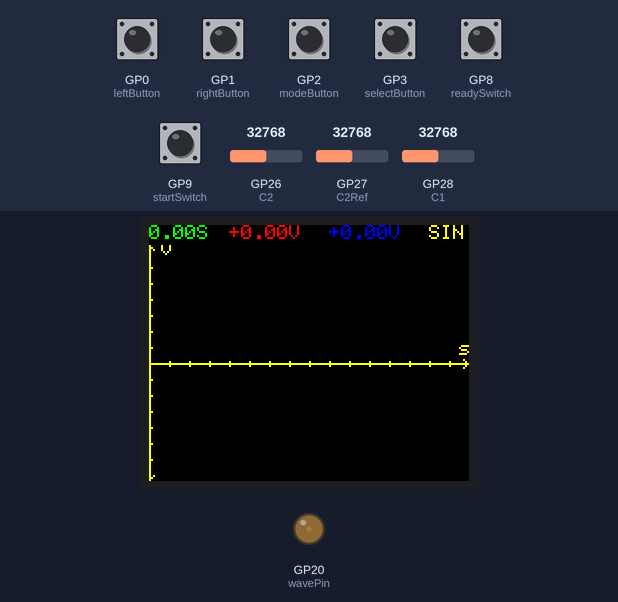
The program below on a simulated Raspberry Pi Pico running MicroPython. On the bench: 160×128 colour display, output pins drawn as LEDs (lit = HIGH). Inputs (shaded band) come from the test bench; at power-on: GP0 (leftButton), GP1 (rightButton), GP2 (modeButton), GP3 (selectButton), GP8 (readySwitch), GP9 (startSwitch) HIGH, GP26 (C2) = 32768, GP27 (C2Ref) = 32768, GP28 (C1) = 32768 (analog values on the 0–65535 scale). Library files of the repository ran but are not shown: ST7735.py, sysfont.py; pins used as bus, display or sensor lines are not drawn.

Above: at 1.2 s.
1.3 s: GP0 (leftButton) pulled LOW for 0.15 s
At 1.85 s:
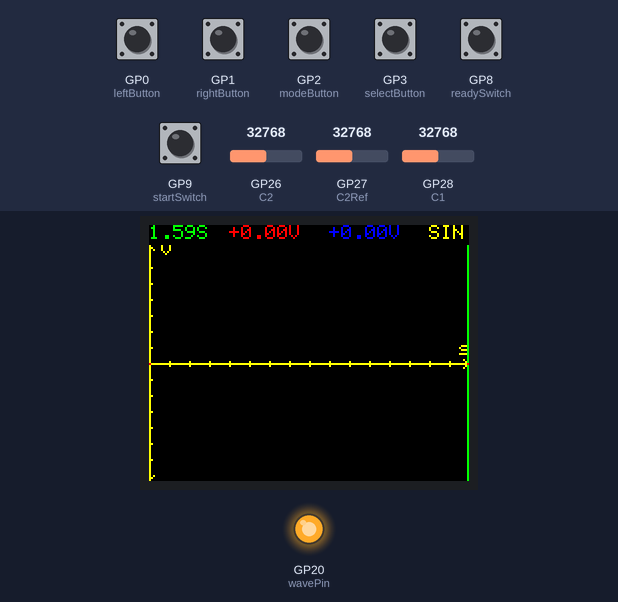
2.0 s: GP1 (rightButton) pulled LOW for 0.15 s
At 2.45 s:
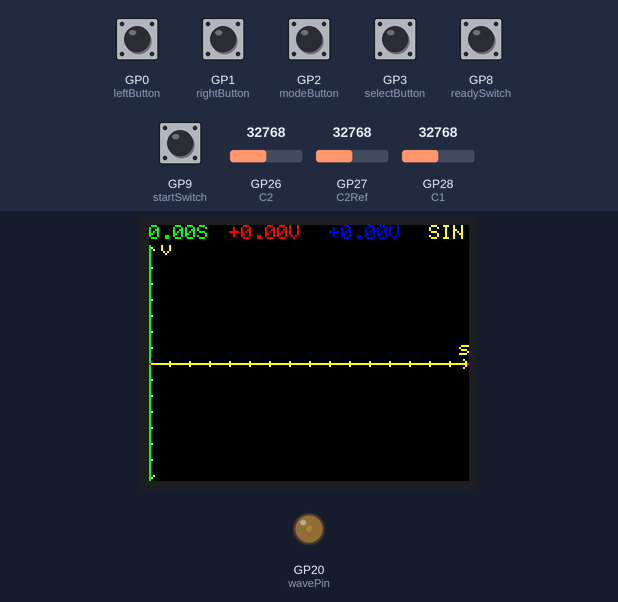
2.7 s: GP1 (rightButton) pulled LOW for 1 s
At 3.11 s:
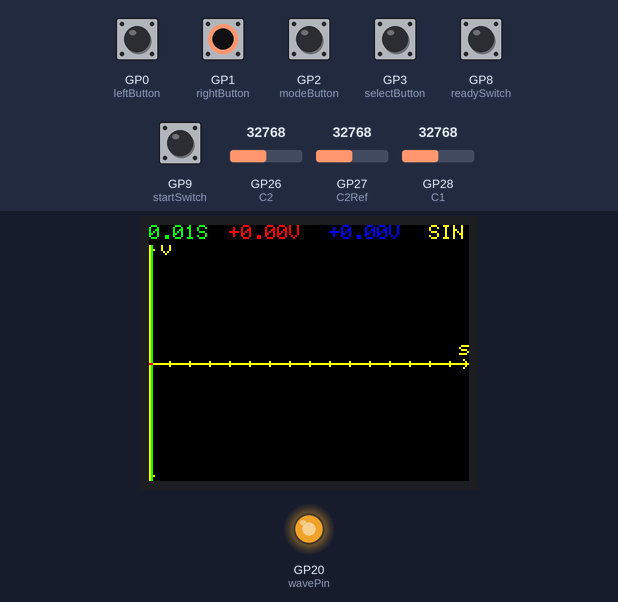
4.3 s: GP0 (leftButton) pulled LOW for 1 s
At 6.01 s:
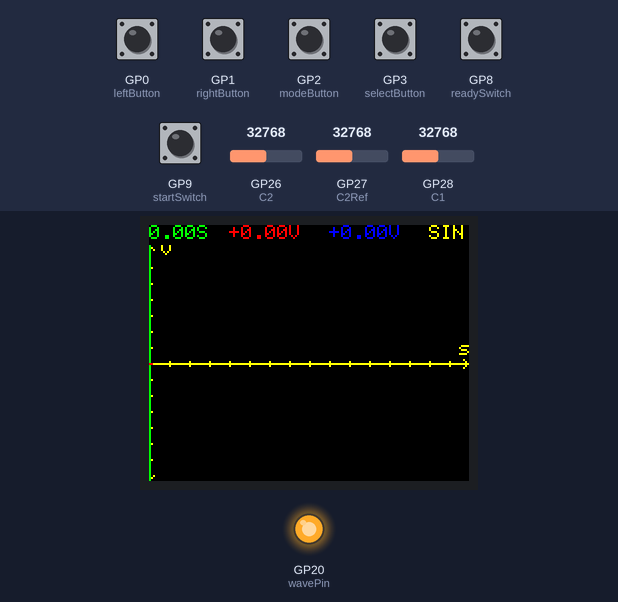
Timing chart, 0 to 6.9 s (numbered marks = the images above; inputs shaded):
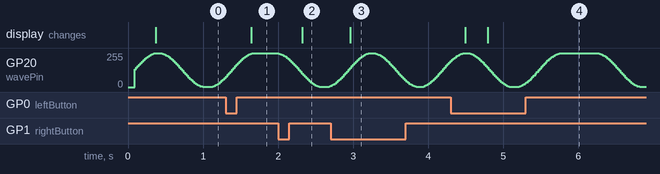

The program:

main.py
```python
from machine import Timer, Pin, PWM, ADC, SPI
import time
import data
from ST7735 import TFT
from sysfont import sysfont

def startTimers():
    global dacTimer, measurementTimer, plottingTimer
    dacTimer = Timer(mode=Timer.PERIODIC, period=1, callback=dacHandler)
    measurementTimer = Timer(mode=Timer.PERIODIC, period=10, callback=measurementHandler)
    plottingTimer = Timer(mode=Timer.PERIODIC, period=10, callback=plottingHandler)

def stopTimers():
    global dacTimer, measurementTimer, plottingTimer
    dacTimer.deinit()
    measurementTimer.deinit()
    plottingTimer.deinit()

def dacHandler(timer):
    global dacStep, waveDAC
    if(mode[modeIndex] == "SIN" or mode[modeIndex] == "PWR" or mode[modeIndex] == "PHS"):
        waveDAC.duty_u16(int(sine[dacStep]))
    elif(mode[modeIndex] == "SQR"):
        if (dacStep < 500):
            waveDAC.duty_u16(65535)
        else:
            waveDAC.duty_u16(32768)
    if (dacStep != 999):
        dacStep += 1
    else:
        dacStep = 0

def measurementHandler(timer):
    global cursorPos, voltageDataC1, voltageDataC2, yValsC1, yValsC2, ADCDataC1, ADCDataC2, tft, measuring, currentArrayIndex
    valSumC1 = 0
    valSumC2 = 0
    for y in range(100):
        valSumC1 += C1.read_u16() - C1Ref.read_u16()
        valSumC2 += C2.read_u16() - C2Ref.read_u16()
    ADCDataC1[currentArrayIndex] = valSumC1*0.01
    ADCDataC2[currentArrayIndex] = valSumC2*0.01
    currentArrayIndex += 1
    if (currentArrayIndex == 160):
        currentArrayIndex = 0

def plottingHandler(timer):
    global voltageDataC1, voltageDataC2, yValsC1, yValsC2, ADCDataC1, ADCDataC2, tft, currentArrayIndex, plottingIndex, measuring, cursorPos
    skip = False
    if (mode[modeIndex] == "PHS" and plottingIndex == 0 and not (dacStep > 445 and dacStep < 455)):
        skip = True
    if (mode[modeIndex] == "PWR" and plottingIndex == 0):
        if(currentArrayIndex > 1):
            if not (ADCDataC1[currentArrayIndex] < ADCDataC1[currentArrayIndex - 1] and ADCDataC1[currentArrayIndex - 1] > ADCDataC1[currentArrayIndex - 2]):
                skip = True
        else:
            skip = True
    if (plottingIndex < 160 and not skip):
        cursorPos = plottingIndex
        if(mode[modeIndex] != "PWR"):
            if(currentArrayIndex >= 20):
                voltageDataC1[plottingIndex] = voltageFactor*(ADCDataC1[currentArrayIndex-20])
                voltageDataC2[plottingIndex] = voltageFactor*(ADCDataC2[currentArrayIndex-20])
                yValsC1[plottingIndex] = int(69-displayFactor*voltageDataC1[plottingIndex])
                yValsC2[plottingIndex] = int(69-displayFactor*voltageDataC2[plottingIndex])

                tft.pixel((plottingIndex, yValsC2[plottingIndex]),TFT.BLUE)
                tft.pixel((plottingIndex, yValsC1[plottingIndex]),TFT.RED)
            else:
                voltageDataC1[plottingIndex] = voltageFactor*(ADCDataC1[currentArrayIndex+140])
                voltageDataC2[plottingIndex] = voltageFactor*(ADCDataC2[currentArrayIndex+140])
                yValsC1[plottingIndex] = int(69-displayFactor*voltageDataC1[plottingIndex])
                yValsC2[plottingIndex] = int(69-displayFactor*voltageDataC2[plottingIndex])

                tft.pixel((plottingIndex, yValsC2[plottingIndex]),TFT.BLUE)
                tft.pixel((plottingIndex, yValsC1[plottingIndex]),TFT.RED)
        else: #power plot mode
            if(currentArrayIndex >= 82):
                voltageDataC1[plottingIndex] = voltageFactor*(ADCDataC1[currentArrayIndex-82])*voltageFactor*(ADCDataC2[currentArrayIndex-82])
                yValsC1[plottingIndex] = int(69-powerDisplayFactor*voltageDataC1[plottingIndex])

                tft.pixel((plottingIndex, yValsC1[plottingIndex]),TFT.PURPLE)
            else:
                voltageDataC1[plottingIndex] = voltageFactor*(ADCDataC1[currentArrayIndex+78])*voltageFactor*(ADCDataC2[currentArrayIndex+78])
                yValsC1[plottingIndex] = int(69-powerDisplayFactor*voltageDataC1[plottingIndex])

                tft.pixel((plottingIndex, yValsC1[plottingIndex]),TFT.PURPLE)
        plottingIndex+=1
        if(plottingIndex == 160):
            cursorPos = 0
    elif not skip:
        measuring=False

def updateText():
    global tft
    tft.text((0, 0), '{:.2f}S'.format(cursorPos*0.01), TFT.GREEN, sysfont, 1, nowrap=True)
    if(mode[modeIndex] != "PWR"):
        tft.text((40, 0), '{:+.2f}V'.format(voltageDataC1[cursorPos]), TFT.RED, sysfont, 1, nowrap=True)
        tft.text((90, 0), '{:+.2f}V'.format(voltageDataC2[cursorPos]), TFT.BLUE, sysfont, 1, nowrap=True)
    else:
        tft.text((40, 0), '{:+.2f}mW'.format(voltageDataC1[cursorPos]), TFT.PURPLE, sysfont, 1, nowrap=True)

    tft.text((140, 0), mode[modeIndex], TFT.YELLOW, sysfont, 1, nowrap=True)

def drawAxes():
    tft.text((6, 8), 'v', TFT.YELLOW, sysfont, 1, nowrap=True)
    tft.text((155, 58), 's', TFT.YELLOW, sysfont, 1, nowrap=True)

    tft.vline((0,10), 118, TFT.YELLOW)
    tft.line((0,10), (3, 13), TFT.YELLOW)
    tft.line((0,127), (3, 124), TFT.YELLOW)

    tft.pixel((1,61), TFT.YELLOW)
    tft.pixel((1,53), TFT.YELLOW)
    tft.pixel((1,45), TFT.YELLOW)
    tft.pixel((1,37), TFT.YELLOW)
    tft.pixel((1,29), TFT.YELLOW)
    tft.pixel((1,21), TFT.YELLOW)

    tft.pixel((1,77), TFT.YELLOW)
    tft.pixel((1,85), TFT.YELLOW)
    tft.pixel((1,93), TFT.YELLOW)
    tft.pixel((1,101), TFT.YELLOW)
    tft.pixel((1,109), TFT.YELLOW)
    tft.pixel((1,117), TFT.YELLOW)

    tft.hline((1,69), 159, TFT.YELLOW)
    tft.line((159, 69), (156, 72), TFT.YELLOW)
    tft.line((159, 69), (156, 66), TFT.YELLOW)

    for x in range(15):
        tft.pixel((10 + 10*x,68), TFT.YELLOW)
        tft.pixel((10 + 10*x,70), TFT.YELLOW)

def moveCursor(newPos):
    global cursorPos
    tft.vline((cursorPos, 10), 118, TFT.BLACK)
    drawAxes()
    if(mode[modeIndex] != "PWR"):
        tft.pixel((cursorPos, yValsC2[cursorPos]),TFT.BLUE)
        tft.pixel((cursorPos, yValsC1[cursorPos]),TFT.RED)
    else:
        tft.pixel((cursorPos, yValsC1[cursorPos]),TFT.PURPLE)
    cursorPos = newPos
    tft.vline((cursorPos, 10), 118, TFT.GREEN)
    if(mode[modeIndex] != "PWR"):
        tft.pixel((cursorPos, yValsC2[cursorPos]),TFT.BLUE)
        tft.pixel((cursorPos, yValsC1[cursorPos]),TFT.RED)
    else:
        tft.pixel((cursorPos, yValsC1[cursorPos]),TFT.PURPLE)

spi = SPI(1, baudrate=133000000, polarity=0, phase=0, sck=Pin(14), mosi=Pin(15), miso=Pin(12))
tft=TFT(spi,10,11,13)
tft.initr()
tft.rgb(True)
tft.rotation(3)
tft.fill(TFT.BLACK)
drawAxes()

sine = data.sineWave()
tri = data.triWave()
wavePin = Pin(20, mode=Pin.OUT)
waveDAC = PWM(wavePin)
waveDAC.freq(1000000)
dacStep = 0

C1Ref = ADC(29)
C1 = ADC(28)
C2Ref = ADC(27)
C2 = ADC(26)

c1gnd = Pin(25, Pin.OUT)
c1gnd.value(0)
c2gnd = Pin(24, Pin.OUT)
c2gnd.value(0)
c3gnd = Pin(23, Pin.OUT)
c3gnd.value(0)
c4gnd = Pin(22, Pin.OUT)
c4gnd.value(0)

voltageFactor = 6.6/65535
displayFactor = 8
powerDisplayFactor = 4

ADCDataC1 = [0] * 160
ADCDataC2 = [0] * 160

voltageDataC1 = [0] * 160
voltageDataC2 = [0] * 160

yValsC1 = [69] * 160
yValsC2 = [69] * 160

currentArrayIndex = 0
plottingIndex = 160
cursorPos = 0

mode = ["SIN", "SQR", "PWR", "PHS"]
modeIndex = 0

leftButton = Pin(0, Pin.IN, Pin.PULL_UP)
rightButton = Pin(1, Pin.IN, Pin.PULL_UP)
modeButton = Pin(2, Pin.IN, Pin.PULL_UP)
selectButton = Pin(3, Pin.IN, Pin.PULL_UP)
startSwitch = Pin(9, Pin.IN, Pin.PULL_UP)
readySwitch = Pin(8, Pin.IN, Pin.PULL_UP)

leftCounter  = 0
rightCounter = 0
modeCounter  = 0
selectCounter = 0
readyCounter = 0
startCounter = 0

leftPressed = False
rightPressed = False

currentSwitchState = "invalid"
lastSwitchState = "none"

if (not readySwitch.value()):
    currentState = "ready"
elif (not startSwitch.value()):
    currentState = "start"

measuring = False
textUpdateCounter = 0

startTimers()

while(True):
    time.sleep(0.001)
    textUpdateCounter += 1
    if(textUpdateCounter >= 9):
        textUpdateCounter = 0
        updateText()

    if (not leftButton.value()):
        leftCounter += 1
        if (leftCounter == 5):
            leftPressed = True
        elif (leftCounter > 100):
            leftCounter -= 5
            leftPressed = True
    else:
        leftCounter = 0

    if (not rightButton.value()):
        rightCounter += 1
        if (rightCounter == 5):
            rightPressed = True
        elif (rightCounter > 100):
            rightCounter -= 5
            rightPressed = True
    else:
        rightCounter = 0

    if (not modeButton.value()):
        modeCounter += 1
        if (modeCounter == 5):
            modePressed = True
    else:
        modeCounter = 0
        modePressed = False

    if (not selectButton.value()):
        selectCounter += 1
        if (modeCounter == 5):
            selectPressed = True
    else:
        selectCounter = 0
        selectPressed = False

    if (not readySwitch.value()):
        readyCounter += 1
        if (readyCounter > 5):
            readyCounter = 0
            currentSwitchState = "ready"
    else:
        readyCounter = 0

    if (not startSwitch.value()):
        startCounter += 1
        if (startCounter > 5):
            startCounter = 0
            currentSwitchState = "start"
    else:
        startCounter = 0

    if(not measuring):
        if(leftPressed):
            leftPressed = False
            if(cursorPos == 0):
                moveCursor(159)
            else:
                moveCursor(cursorPos - 1)

        if(rightPressed):
            rightPressed = False
            if(cursorPos == 159):
                moveCursor(0)
            else:
                moveCursor(cursorPos + 1)

        if(modePressed):
            modePressed = False
            tft.fillrect((0,0), (160, 10), TFT.BLACK)
            if(modeIndex < len(mode) - 1):
                modeIndex += 1
            else:
                modeIndex = 0

        if (currentSwitchState == "start" and lastSwitchState == "ready"):
            tft.fillrect((0,9), (160, 128), TFT.BLACK)
            drawAxes()
            cursorPos = 0
            plottingIndex = 0
            measuring = True
        lastSwitchState = currentSwitchState
```

Source omitted: data.py (13542 bytes)

Measured:
- after the input at 1.3 s, the display: changes after 0.34 s (image 1)
- after the input at 2.0 s, the display: changes after 0.32 s (image 2)
- after the input at 2.7 s, the display: changes after 0.26 s (image 3)
- after the input at 4.3 s, the display: first changes after 0.19 s (image 4 shows a later state)
